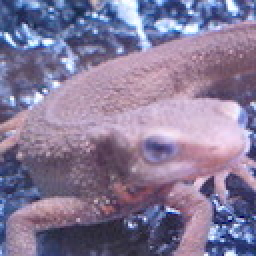
#> input picture 数字图像处理问题51-60/imori.jpg, 128 x 128 px (shown 2 times larger)
$ python '60、Alpha Blending.py'
#> lines starting #> are read from the running program, lines starting #| are printed output that depends on the picture
import cv2
import numpy as np
import matplotlib.pyplot as plt

# Read image
img = cv2.imread("imori.jpg").astype(np.float32)
# H, W, C = img.shape

img2 = cv2.imread("thorino.jpg").astype(np.float32)
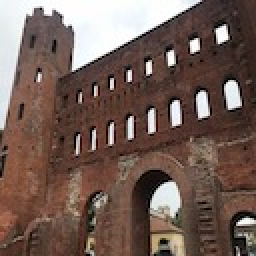
#> input picture 数字图像处理问题51-60/thorino.jpg, 128 x 128 px (shown 2 times larger)

a = 0.7
out = img * a + img2 * (1 - a)
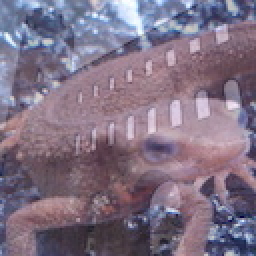
#> out: shape (128, 128, 3) float32 (shown 2 times larger); mean B, G, R 132.9, 113.7, 128.5
out = out.astype(np.uint8)

# Save result
cv2.namedWindow('result',0)
cv2.resizeWindow('result',900,900)
cv2.imshow("result", out)
cv2.waitKey(0)
cv2.destroyAllWindows()
